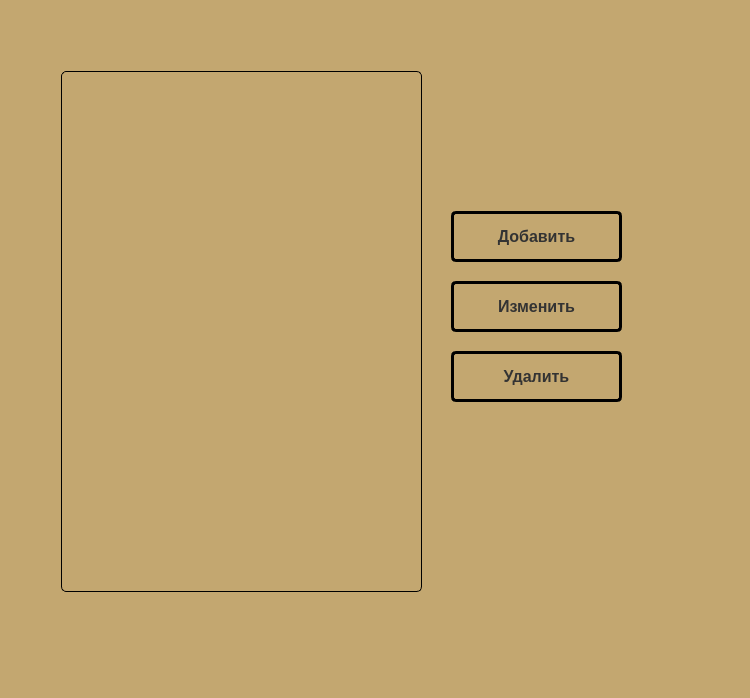
<?xml version="1.0" encoding="UTF-8"?>
<ui version="4.0">
 <class>ChangeDialog</class>
 <widget class="QDialog" name="ChangeDialog">
  <property name="geometry">
   <rect>
    <x>0</x>
    <y>0</y>
    <width>750</width>
    <height>698</height>
   </rect>
  </property>
  <property name="windowTitle">
   <string>Dialog</string>
  </property>
  <property name="styleSheet">
   <string notr="true">background-color: rgb(195, 167, 112);
selection-background-color: rgb(170, 170, 127);
selection-color: rgb(170, 0, 0);
</string>
  </property>
  <widget class="QScrollArea" name="scrollArea">
   <property name="geometry">
    <rect>
     <x>20</x>
     <y>30</y>
     <width>691</width>
     <height>651</height>
    </rect>
   </property>
   <property name="font">
    <font>
     <pointsize>12</pointsize>
    </font>
   </property>
   <property name="styleSheet">
    <string notr="true">background-color: rgb(195, 167, 112);
color: rgb(0, 0, 0);
border-radius: 5px;
border: 1px solid rgb(195, 167, 112);
</string>
   </property>
   <property name="sizeAdjustPolicy">
    <enum>QAbstractScrollArea::SizeAdjustPolicy::AdjustToContents</enum>
   </property>
   <property name="widgetResizable">
    <bool>true</bool>
   </property>
   <widget class="QWidget" name="scrollAreaWidgetContents">
    <property name="geometry">
     <rect>
      <x>0</x>
      <y>0</y>
      <width>689</width>
      <height>649</height>
     </rect>
    </property>
    <property name="styleSheet">
     <string notr="true"/>
    </property>
    <widget class="QPushButton" name="addButton">
     <property name="geometry">
      <rect>
       <x>430</x>
       <y>180</y>
       <width>171</width>
       <height>51</height>
      </rect>
     </property>
     <property name="font">
      <font>
       <pointsize>12</pointsize>
       <bold>true</bold>
      </font>
     </property>
     <property name="styleSheet">
      <string notr="true">border: 3px solid rgb(0, 0, 0);
background-color: rgb(195, 167, 112);
color: #333;
padding: 5px;
</string>
     </property>
     <property name="text">
      <string>Добавить</string>
     </property>
    </widget>
    <widget class="QPushButton" name="deleteButton">
     <property name="geometry">
      <rect>
       <x>430</x>
       <y>320</y>
       <width>171</width>
       <height>51</height>
      </rect>
     </property>
     <property name="font">
      <font>
       <pointsize>12</pointsize>
       <bold>true</bold>
      </font>
     </property>
     <property name="styleSheet">
      <string notr="true">border: 3px solid rgb(0, 0, 0);
background-color: rgb(195, 167, 112);
color: #333;
padding: 5px;
</string>
     </property>
     <property name="text">
      <string>Удалить</string>
     </property>
    </widget>
    <widget class="QPushButton" name="editButton">
     <property name="geometry">
      <rect>
       <x>430</x>
       <y>250</y>
       <width>171</width>
       <height>51</height>
      </rect>
     </property>
     <property name="font">
      <font>
       <pointsize>12</pointsize>
       <bold>true</bold>
      </font>
     </property>
     <property name="styleSheet">
      <string notr="true">border: 3px solid rgb(0, 0, 0);
background-color: rgb(195, 167, 112);
color: #333;
padding: 5px;
</string>
     </property>
     <property name="text">
      <string>Изменить</string>
     </property>
    </widget>
    <widget class="QListWidget" name="listWidget">
     <property name="geometry">
      <rect>
       <x>40</x>
       <y>40</y>
       <width>361</width>
       <height>521</height>
      </rect>
     </property>
     <property name="styleSheet">
      <string notr="true">border: 1px solid rgb(0, 0, 0);</string>
     </property>
    </widget>
   </widget>
  </widget>
 </widget>
 <resources/>
 <connections/>
</ui>
